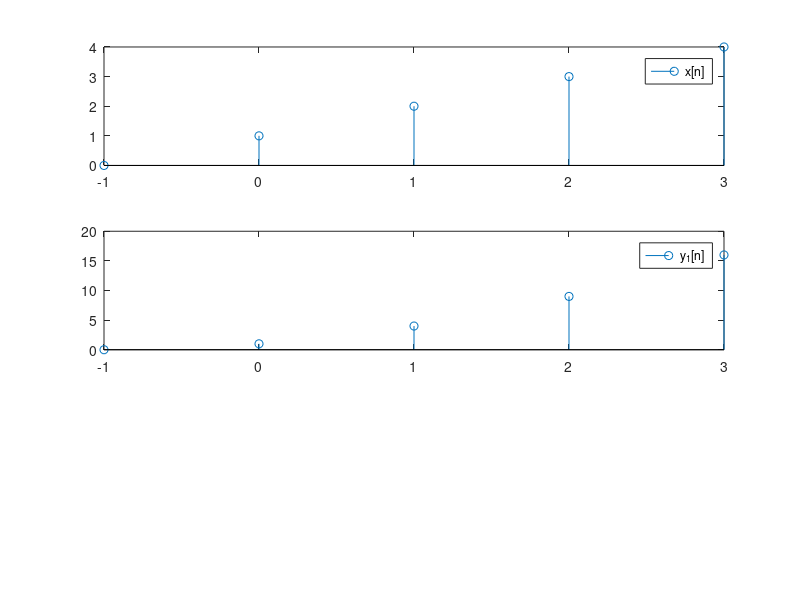

MATLAB code for this plot:
clc
clear
close all

n = -1:3;
x = [0 1 2 3 4];
subplot(311)

stem(n,x);%for discrite time
legend('x[n]')

%y(n)=x^2

subplot(312)
y_1 = x.^2;
stem(n,y_1);
legend('y_1[n]')

 
